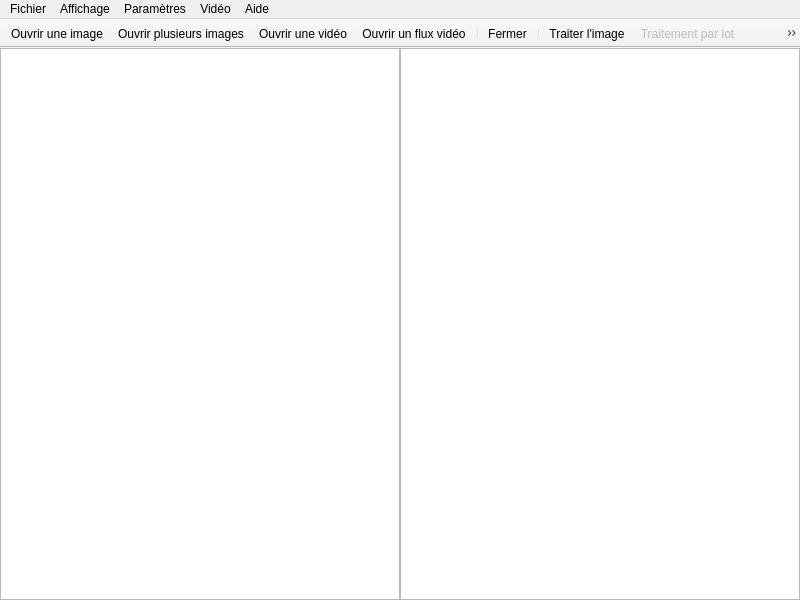
<?xml version="1.0" encoding="UTF-8"?>
<ui version="4.0">
 <class>MainWindow</class>
 <widget class="QMainWindow" name="MainWindow">
  <property name="windowModality">
   <enum>Qt::ApplicationModal</enum>
  </property>
  <property name="geometry">
   <rect>
    <x>0</x>
    <y>0</y>
    <width>800</width>
    <height>600</height>
   </rect>
  </property>
  <property name="sizePolicy">
   <sizepolicy hsizetype="Expanding" vsizetype="Expanding">
    <horstretch>0</horstretch>
    <verstretch>0</verstretch>
   </sizepolicy>
  </property>
  <property name="baseSize">
   <size>
    <width>640</width>
    <height>480</height>
   </size>
  </property>
  <property name="contextMenuPolicy">
   <enum>Qt::NoContextMenu</enum>
  </property>
  <property name="windowTitle">
   <string>Institut Pascal</string>
  </property>
  <property name="windowIcon">
   <iconset resource="../toolbar.qrc">
    <normaloff>:/images/image-saturation-up.png</normaloff>:/images/image-saturation-up.png</iconset>
  </property>
  <widget class="QWidget" name="centralWidget">
   <property name="sizePolicy">
    <sizepolicy hsizetype="Expanding" vsizetype="Expanding">
     <horstretch>0</horstretch>
     <verstretch>0</verstretch>
    </sizepolicy>
   </property>
   <property name="autoFillBackground">
    <bool>false</bool>
   </property>
   <layout class="QHBoxLayout" name="imageViewLayout">
    <property name="spacing">
     <number>0</number>
    </property>
    <property name="margin">
     <number>0</number>
    </property>
    <item>
     <widget class="CustomGraphicsView" name="imageView">
      <property name="sizePolicy">
       <sizepolicy hsizetype="Expanding" vsizetype="MinimumExpanding">
        <horstretch>1</horstretch>
        <verstretch>0</verstretch>
       </sizepolicy>
      </property>
      <property name="renderHints">
       <set>QPainter::NonCosmeticDefaultPen</set>
      </property>
      <property name="dragMode">
       <enum>QGraphicsView::ScrollHandDrag</enum>
      </property>
      <property name="cacheMode">
       <set>QGraphicsView::CacheBackground</set>
      </property>
      <property name="viewportUpdateMode">
       <enum>QGraphicsView::BoundingRectViewportUpdate</enum>
      </property>
      <property name="rubberBandSelectionMode">
       <enum>Qt::ContainsItemShape</enum>
      </property>
      <property name="optimizationFlags">
       <set>QGraphicsView::DontAdjustForAntialiasing</set>
      </property>
     </widget>
    </item>
    <item>
     <widget class="CustomGraphicsView" name="secondImage">
      <property name="sizePolicy">
       <sizepolicy hsizetype="Expanding" vsizetype="MinimumExpanding">
        <horstretch>1</horstretch>
        <verstretch>0</verstretch>
       </sizepolicy>
      </property>
      <property name="dragMode">
       <enum>QGraphicsView::ScrollHandDrag</enum>
      </property>
      <property name="cacheMode">
       <set>QGraphicsView::CacheBackground</set>
      </property>
      <property name="optimizationFlags">
       <set>QGraphicsView::DontAdjustForAntialiasing</set>
      </property>
     </widget>
    </item>
   </layout>
  </widget>
  <widget class="QMenuBar" name="menuBar">
   <property name="geometry">
    <rect>
     <x>0</x>
     <y>0</y>
     <width>800</width>
     <height>25</height>
    </rect>
   </property>
   <property name="contextMenuPolicy">
    <enum>Qt::NoContextMenu</enum>
   </property>
   <widget class="QMenu" name="menuAffichage">
    <property name="title">
     <string>Affichage</string>
    </property>
    <addaction name="zoomInAct"/>
    <addaction name="zoomOutAct"/>
    <addaction name="normalSizeAct"/>
    <addaction name="fitToWindowAct"/>
    <addaction name="processAct"/>
    <addaction name="processStreamAct"/>
   </widget>
   <widget class="QMenu" name="menuFichier">
    <property name="title">
     <string>Fichier</string>
    </property>
    <addaction name="imageOpenAct"/>
    <addaction name="imagesOpenAct"/>
    <addaction name="videoOpenAct"/>
    <addaction name="webcamOpenAct"/>
    <addaction name="separator"/>
    <addaction name="closeAct"/>
    <addaction name="separator"/>
    <addaction name="exitAct"/>
   </widget>
   <widget class="QMenu" name="menuParam_tres">
    <property name="title">
     <string>Paramètres</string>
    </property>
    <addaction name="showParameterAct"/>
    <addaction name="scaleAct"/>
    <addaction name="createFilterAct"/>
   </widget>
   <widget class="QMenu" name="menuVideo">
    <property name="title">
     <string>Vidéo</string>
    </property>
    <addaction name="playAct"/>
    <addaction name="pauseAct"/>
    <addaction name="fastAct"/>
    <addaction name="backBegin"/>
    <addaction name="extractAct"/>
   </widget>
   <widget class="QMenu" name="menuA_Propos">
    <property name="title">
     <string>Aide</string>
    </property>
    <addaction name="indexAct"/>
    <addaction name="aboutAct"/>
   </widget>
   <addaction name="menuFichier"/>
   <addaction name="menuAffichage"/>
   <addaction name="menuParam_tres"/>
   <addaction name="menuVideo"/>
   <addaction name="menuA_Propos"/>
  </widget>
  <widget class="QToolBar" name="toolBar">
   <property name="enabled">
    <bool>true</bool>
   </property>
   <property name="sizePolicy">
    <sizepolicy hsizetype="Preferred" vsizetype="Fixed">
     <horstretch>0</horstretch>
     <verstretch>0</verstretch>
    </sizepolicy>
   </property>
   <property name="minimumSize">
    <size>
     <width>0</width>
     <height>0</height>
    </size>
   </property>
   <property name="maximumSize">
    <size>
     <width>16777215</width>
     <height>32</height>
    </size>
   </property>
   <property name="focusPolicy">
    <enum>Qt::NoFocus</enum>
   </property>
   <property name="contextMenuPolicy">
    <enum>Qt::NoContextMenu</enum>
   </property>
   <property name="windowTitle">
    <string>toolBar</string>
   </property>
   <property name="movable">
    <bool>false</bool>
   </property>
   <property name="iconSize">
    <size>
     <width>18</width>
     <height>18</height>
    </size>
   </property>
   <property name="floatable">
    <bool>false</bool>
   </property>
   <attribute name="toolBarArea">
    <enum>TopToolBarArea</enum>
   </attribute>
   <attribute name="toolBarBreak">
    <bool>false</bool>
   </attribute>
   <addaction name="imageOpenAct"/>
   <addaction name="imagesOpenAct"/>
   <addaction name="videoOpenAct"/>
   <addaction name="webcamOpenAct"/>
   <addaction name="separator"/>
   <addaction name="closeAct"/>
   <addaction name="separator"/>
   <addaction name="processAct"/>
   <addaction name="processBatchAct"/>
   <addaction name="processStreamAct"/>
   <addaction name="separator"/>
   <addaction name="handAct"/>
   <addaction name="selectionAct"/>
   <addaction name="manualSelectionAct"/>
   <addaction name="separator"/>
   <addaction name="zoomInAct"/>
   <addaction name="zoomOutAct"/>
   <addaction name="separator"/>
   <addaction name="createFilterAct"/>
   <addaction name="extractAct"/>
   <addaction name="separator"/>
   <addaction name="backBegin"/>
   <addaction name="playAct"/>
   <addaction name="pauseAct"/>
   <addaction name="fastAct"/>
   <addaction name="previousAct"/>
   <addaction name="nextAct"/>
   <addaction name="separator"/>
  </widget>
  <action name="imageOpenAct">
   <property name="icon">
    <iconset resource="../toolbar.qrc">
     <normaloff>:/images/folder-open-slide.png</normaloff>:/images/folder-open-slide.png</iconset>
   </property>
   <property name="text">
    <string>Ouvrir une image...</string>
   </property>
   <property name="shortcut">
    <string>Ctrl+O</string>
   </property>
  </action>
  <action name="exitAct">
   <property name="icon">
    <iconset resource="../toolbar.qrc">
     <normaloff>:/images/control-power.png</normaloff>:/images/control-power.png</iconset>
   </property>
   <property name="text">
    <string>Quitter</string>
   </property>
   <property name="shortcut">
    <string>Ctrl+Q</string>
   </property>
  </action>
  <action name="normalSizeAct">
   <property name="icon">
    <iconset resource="../toolbar.qrc">
     <normaloff>:/images/magnifier-zoom-fit.png</normaloff>:/images/magnifier-zoom-fit.png</iconset>
   </property>
   <property name="text">
    <string>Taille normale</string>
   </property>
   <property name="shortcut">
    <string>Ctrl+N</string>
   </property>
  </action>
  <action name="zoomInAct">
   <property name="icon">
    <iconset resource="../toolbar.qrc">
     <normaloff>:/images/magnifier-zoom-in.png</normaloff>:/images/magnifier-zoom-in.png</iconset>
   </property>
   <property name="text">
    <string>Zoom +</string>
   </property>
   <property name="shortcut">
    <string>Ctrl+=</string>
   </property>
  </action>
  <action name="zoomOutAct">
   <property name="icon">
    <iconset resource="../toolbar.qrc">
     <normaloff>:/images/magnifier-zoom-out.png</normaloff>:/images/magnifier-zoom-out.png</iconset>
   </property>
   <property name="text">
    <string>Zoom -</string>
   </property>
   <property name="shortcut">
    <string>Ctrl+)</string>
   </property>
  </action>
  <action name="fitToWindowAct">
   <property name="checkable">
    <bool>true</bool>
   </property>
   <property name="checked">
    <bool>false</bool>
   </property>
   <property name="icon">
    <iconset resource="../toolbar.qrc">
     <normaloff>:/images/image-resize.png</normaloff>:/images/image-resize.png</iconset>
   </property>
   <property name="text">
    <string>Taille de la fenêtre</string>
   </property>
   <property name="shortcut">
    <string>Ctrl+F</string>
   </property>
  </action>
  <action name="processAct">
   <property name="icon">
    <iconset resource="../toolbar.qrc">
     <normaloff>:/images/monitor--pencil.png</normaloff>:/images/monitor--pencil.png</iconset>
   </property>
   <property name="text">
    <string>Traiter l'image</string>
   </property>
   <property name="toolTip">
    <string>Traiter l'image</string>
   </property>
   <property name="shortcut">
    <string>Ctrl+D</string>
   </property>
  </action>
  <action name="videoOpenAct">
   <property name="icon">
    <iconset resource="../toolbar.qrc">
     <normaloff>:/images/folder-open-film.png</normaloff>:/images/folder-open-film.png</iconset>
   </property>
   <property name="text">
    <string>Ouvrir une vidéo...</string>
   </property>
   <property name="shortcut">
    <string>Ctrl+V</string>
   </property>
  </action>
  <action name="webcamOpenAct">
   <property name="icon">
    <iconset resource="../toolbar.qrc">
     <normaloff>:/images/webcam.png</normaloff>:/images/webcam.png</iconset>
   </property>
   <property name="text">
    <string>Ouvrir un flux vidéo...</string>
   </property>
   <property name="shortcut">
    <string>Ctrl+W</string>
   </property>
  </action>
  <action name="processBatchAct">
   <property name="enabled">
    <bool>false</bool>
   </property>
   <property name="icon">
    <iconset resource="../toolbar.qrc">
     <normaloff>:/images/monitor-window-3d.png</normaloff>:/images/monitor-window-3d.png</iconset>
   </property>
   <property name="text">
    <string>Traitement par lot...</string>
   </property>
   <property name="toolTip">
    <string>Traitement par lot</string>
   </property>
   <property name="shortcut">
    <string>Ctrl+D</string>
   </property>
   <property name="visible">
    <bool>false</bool>
   </property>
  </action>
  <action name="closeAct">
   <property name="icon">
    <iconset resource="../toolbar.qrc">
     <normaloff>:/images/cross.png</normaloff>:/images/cross.png</iconset>
   </property>
   <property name="text">
    <string>Fermer</string>
   </property>
   <property name="shortcut">
    <string>Ctrl+X</string>
   </property>
  </action>
  <action name="fastAct">
   <property name="checkable">
    <bool>true</bool>
   </property>
   <property name="icon">
    <iconset resource="../toolbar.qrc">
     <normaloff>:/images/control-double.png</normaloff>:/images/control-double.png</iconset>
   </property>
   <property name="text">
    <string>Avance Rapide</string>
   </property>
   <property name="toolTip">
    <string>Avance Rapide</string>
   </property>
  </action>
  <action name="playAct">
   <property name="icon">
    <iconset resource="../toolbar.qrc">
     <normaloff>:/images/control.png</normaloff>:/images/control.png</iconset>
   </property>
   <property name="text">
    <string>Lecture</string>
   </property>
   <property name="toolTip">
    <string>Lecture</string>
   </property>
  </action>
  <action name="pauseAct">
   <property name="icon">
    <iconset resource="../toolbar.qrc">
     <normaloff>:/images/control-pause.png</normaloff>:/images/control-pause.png</iconset>
   </property>
   <property name="text">
    <string>Pause</string>
   </property>
   <property name="toolTip">
    <string>Pause</string>
   </property>
  </action>
  <action name="showParameterAct">
   <property name="checkable">
    <bool>true</bool>
   </property>
   <property name="checked">
    <bool>false</bool>
   </property>
   <property name="icon">
    <iconset resource="../toolbar.qrc">
     <normaloff>:/images/wrench.png</normaloff>:/images/wrench.png</iconset>
   </property>
   <property name="text">
    <string>Paramètre de détection des cercles</string>
   </property>
  </action>
  <action name="selectionAct">
   <property name="checkable">
    <bool>true</bool>
   </property>
   <property name="icon">
    <iconset resource="../toolbar.qrc">
     <normaloff>:/images/selection.png</normaloff>:/images/selection.png</iconset>
   </property>
   <property name="text">
    <string>Faire une zone de sélection</string>
   </property>
   <property name="toolTip">
    <string>Faire une zone de sélection</string>
   </property>
  </action>
  <action name="scaleAct">
   <property name="icon">
    <iconset resource="../toolbar.qrc">
     <normaloff>:/images/arrow-resize-045.png</normaloff>:/images/arrow-resize-045.png</iconset>
   </property>
   <property name="text">
    <string>Définir l'échelle</string>
   </property>
  </action>
  <action name="handAct">
   <property name="checkable">
    <bool>true</bool>
   </property>
   <property name="checked">
    <bool>true</bool>
   </property>
   <property name="icon">
    <iconset resource="../toolbar.qrc">
     <normaloff>:/images/hand.png</normaloff>:/images/hand.png</iconset>
   </property>
   <property name="text">
    <string>Deplacement dans l'image</string>
   </property>
   <property name="toolTip">
    <string>Deplacement dans l'image</string>
   </property>
  </action>
  <action name="manualSelectionAct">
   <property name="checkable">
    <bool>true</bool>
   </property>
   <property name="icon">
    <iconset resource="../toolbar.qrc">
     <normaloff>:/images/cursor.png</normaloff>:/images/cursor.png</iconset>
   </property>
   <property name="text">
    <string>Selection Manuelle</string>
   </property>
   <property name="toolTip">
    <string>Selection Manuelle</string>
   </property>
  </action>
  <action name="processStreamAct">
   <property name="checkable">
    <bool>true</bool>
   </property>
   <property name="enabled">
    <bool>true</bool>
   </property>
   <property name="icon">
    <iconset resource="../toolbar.qrc">
     <normaloff>:/images/webcam--arrow.png</normaloff>:/images/webcam--arrow.png</iconset>
   </property>
   <property name="text">
    <string>Traiter flux</string>
   </property>
   <property name="toolTip">
    <string>Traiter flux</string>
   </property>
  </action>
  <action name="indexAct">
   <property name="icon">
    <iconset resource="../toolbar.qrc">
     <normaloff>:/images/books-brown.png</normaloff>:/images/books-brown.png</iconset>
   </property>
   <property name="text">
    <string>Index</string>
   </property>
  </action>
  <action name="aboutAct">
   <property name="icon">
    <iconset resource="../toolbar.qrc">
     <normaloff>:/images/question.png</normaloff>:/images/question.png</iconset>
   </property>
   <property name="text">
    <string>A Propos</string>
   </property>
  </action>
  <action name="imagesOpenAct">
   <property name="icon">
    <iconset resource="../toolbar.qrc">
     <normaloff>:/images/folder-open-image.png</normaloff>:/images/folder-open-image.png</iconset>
   </property>
   <property name="text">
    <string>Ouvrir plusieurs images...</string>
   </property>
   <property name="toolTip">
    <string>Ouvrir plusieurs images</string>
   </property>
   <property name="shortcut">
    <string>Ctrl+Shift+O</string>
   </property>
  </action>
  <action name="nextAct">
   <property name="icon">
    <iconset resource="../toolbar.qrc">
     <normaloff>:/images/arrow.png</normaloff>:/images/arrow.png</iconset>
   </property>
   <property name="text">
    <string>Image Suivante</string>
   </property>
   <property name="toolTip">
    <string>Image Suivante</string>
   </property>
   <property name="visible">
    <bool>false</bool>
   </property>
  </action>
  <action name="previousAct">
   <property name="icon">
    <iconset resource="../toolbar.qrc">
     <normaloff>:/images/arrow-180.png</normaloff>:/images/arrow-180.png</iconset>
   </property>
   <property name="text">
    <string>Image Précédente</string>
   </property>
   <property name="toolTip">
    <string>Image Précédente</string>
   </property>
   <property name="visible">
    <bool>false</bool>
   </property>
  </action>
  <action name="extractAct">
   <property name="icon">
    <iconset resource="../toolbar.qrc">
     <normaloff>:/images/disk-return-black.png</normaloff>:/images/disk-return-black.png</iconset>
   </property>
   <property name="text">
    <string>Sauvegarder</string>
   </property>
   <property name="toolTip">
    <string>Sauvegarder</string>
   </property>
  </action>
  <action name="backBegin">
   <property name="enabled">
    <bool>true</bool>
   </property>
   <property name="icon">
    <iconset resource="../toolbar.qrc">
     <normaloff>:/images/arrow-180.png</normaloff>:/images/arrow-180.png</iconset>
   </property>
   <property name="text">
    <string>Retour au début</string>
   </property>
  </action>
  <action name="createFilterAct">
   <property name="icon">
    <iconset resource="../toolbar.qrc">
     <normaloff>:/images/ui-list-box.png</normaloff>:/images/ui-list-box.png</iconset>
   </property>
   <property name="text">
    <string>Personnalisez votre filtre ...</string>
   </property>
  </action>
 </widget>
 <customwidgets>
  <customwidget>
   <class>CustomGraphicsView</class>
   <extends>QGraphicsView</extends>
   <header>Gui/customgraphicsview.h</header>
  </customwidget>
 </customwidgets>
 <resources>
  <include location="../toolbar.qrc"/>
 </resources>
 <connections/>
</ui>
